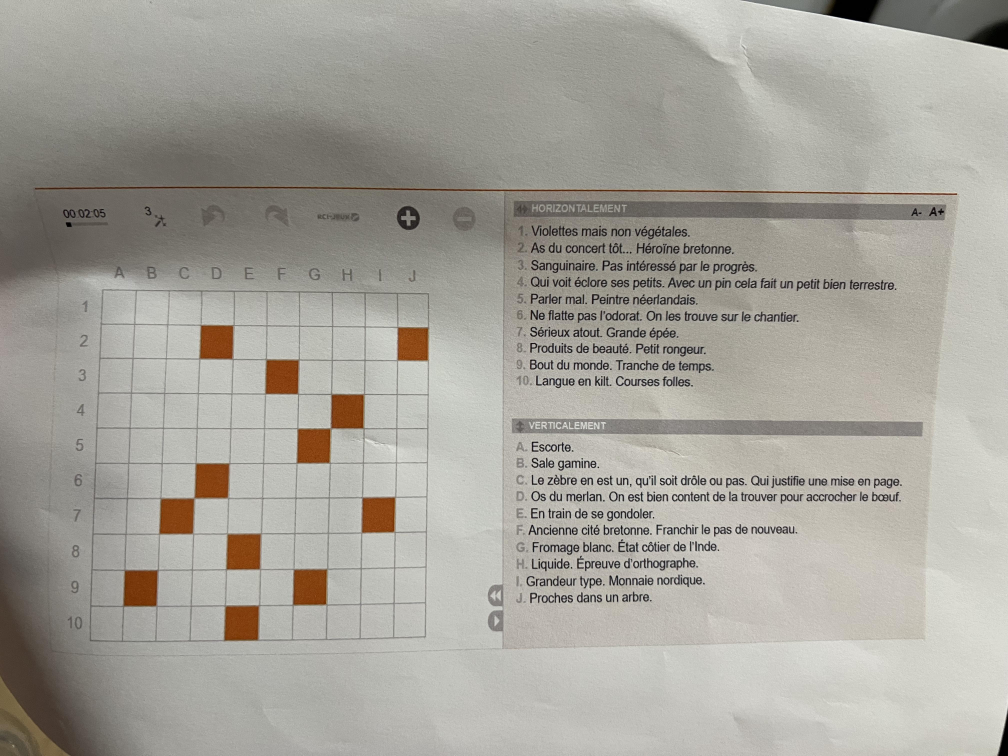
#> input picture img/img5.jpg, 4032 x 3024 px (shown at 1/4 size)
$ python detectionDeGrilleCW.py
#> lines starting #> are read from the running program, lines starting #| are printed output that depends on the picture; after the words box and inside, x2 and y2 are one past the last pixel; in counts of white or black regions, pixels touching at a corner belong together
import json
import cv2
import numpy as np
import matplotlib.pyplot as plt
import operator

def distance_between(p1, p2):
    """Returns the scalar distance between two points"""
    a = p2[0] - p1[0]
    b = p2[1] - p1[1]
    return np.sqrt((a ** 2) + (b ** 2))
# Fonction pour prÃ©traiter une image
def pre_process_image(img, skip_dilate=False, flag=0):
    """Uses blurring, adaptive thresholding, and dilation to expose the main features of an image."""

    proc = cv2.GaussianBlur(img.copy(), (9, 9), 0)
    proc = cv2.adaptiveThreshold(proc, 255, cv2.ADAPTIVE_THRESH_GAUSSIAN_C, cv2.THRESH_BINARY, 11, 2)
    proc = cv2.bitwise_not(proc, proc)

    if not skip_dilate:
        kernel = np.array([[0., 1., 0.], [1., 1., 1.], [0., 1., 0.]], np.uint8)
        proc = cv2.dilate(proc, kernel)

    # show_image(proc, 'Pre-processed image with binary threshold for contour detection', flag)
    return proc

# Fonction pour trouver les coins d'un plus grand polygone dans une image
def find_corners_of_largest_polygon(img):
    """Finds the 4 extreme corners of the largest contour in the image."""
    contours, h = cv2.findContours(img.copy(), cv2.RETR_EXTERNAL, cv2.CHAIN_APPROX_SIMPLE)
    contours = sorted(contours, key=cv2.contourArea, reverse=True)
    polygon = contours[0]

    bottom_right, _ = max(enumerate([pt[0][0] + pt[0][1] for pt in polygon]), key=operator.itemgetter(1))
    top_left, _ = min(enumerate([pt[0][0] + pt[0][1] for pt in polygon]), key=operator.itemgetter(1))
    bottom_left, _ = min(enumerate([pt[0][0] - pt[0][1] for pt in polygon]), key=operator.itemgetter(1))
    top_right, _ = max(enumerate([pt[0][0] - pt[0][1] for pt in polygon]), key=operator.itemgetter(1))

    return [polygon[top_left][0], polygon[top_right][0], polygon[bottom_right][0], polygon[bottom_left][0]]

def crop_and_warp(img, crop_rect, flag=0):
    """Crops and warps a rectangular section from an image into a square of similar size."""

    top_left, top_right, bottom_right, bottom_left = crop_rect[0], crop_rect[1], crop_rect[2], crop_rect[3]

    src = np.array([top_left, top_right, bottom_right, bottom_left], dtype='float32')

    side = max([
        distance_between(bottom_right, top_right),
        distance_between(top_left, bottom_left),
        distance_between(bottom_right, bottom_left),
        distance_between(top_left, top_right)
        ])

    dst = np.array([[0, 0], [side - 1, 0], [side - 1, side - 1], [0, side - 1]], dtype='float32')

    m = cv2.getPerspectiveTransform(src, dst)

    warp = cv2.warpPerspective(img, m, (int(side), int(side)))
    # show_image(warp, 'extracted and warped CrossWord from the above image', flag)

    return warp

# Fonction pour analyser la grille CrossWord
def parse_grid(path, flag=0):
#> called with path = 'img/img5.jpg', flag = 0
    original = cv2.imread(path, cv2.IMREAD_GRAYSCALE)
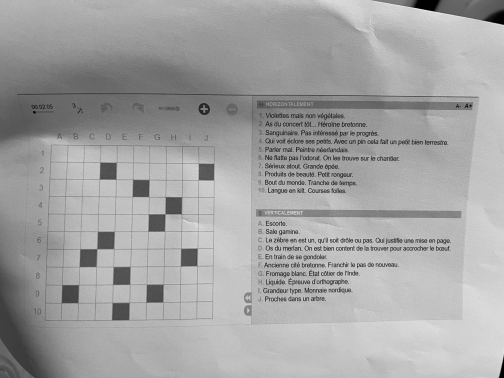
#> original: shape (3024, 4032) (shown at 1/8 size); min 0, max 255, mean 163

    if original is None:  # Check if the image was loaded successfully
        raise FileNotFoundError(f"Unable to load image at path: {path}")

    rgb_img = cv2.cvtColor(original.copy(), cv2.COLOR_BGR2RGB)
    # show_image(original, 'Original image', flag)

    processed = pre_process_image(original, flag=flag)
#> in pre_process_image, `proc = cv2.adaptiveThreshold(proc, 255, cv2.ADAPTIVE_THRESH_GAUSSIAN_C..`:
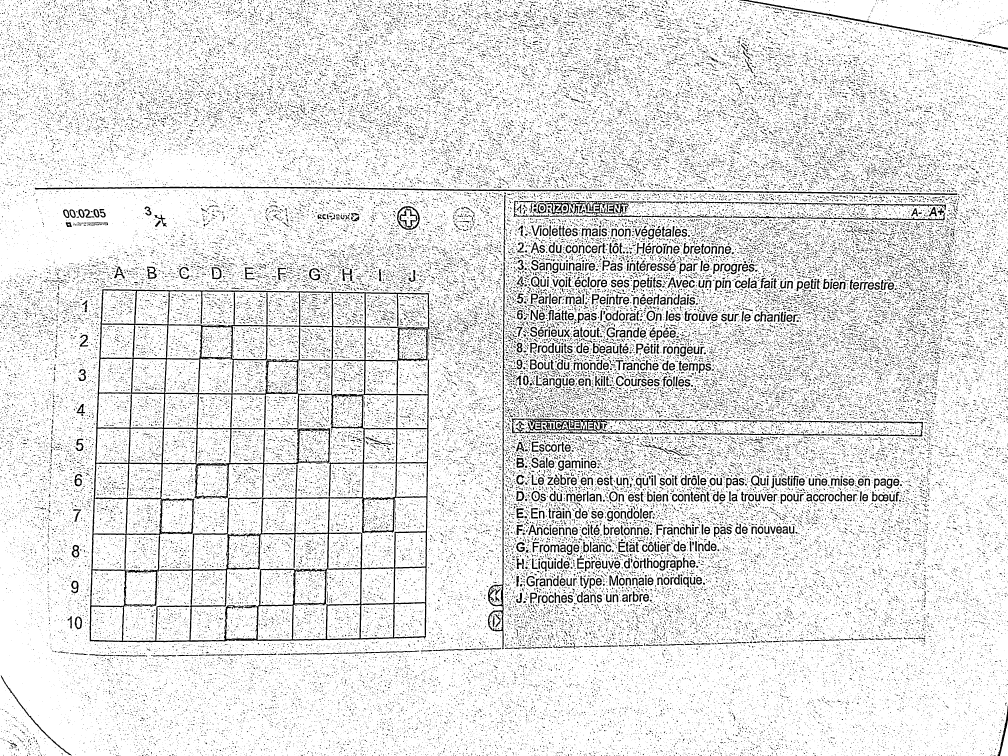
#> proc: shape (3024, 4032) (shown at 1/4 size); 88.5% white; 105890 black regions (93759 under 20 px), largest, box (x1, y1, x2, y2) and area: (358, 1157, 1719, 2569) 154326, (2047, 1674, 3692, 1746) 23245, (139, 747, 3830, 780) 20556
#> in pre_process_image, `proc = cv2.bitwise_not(proc, proc)`:
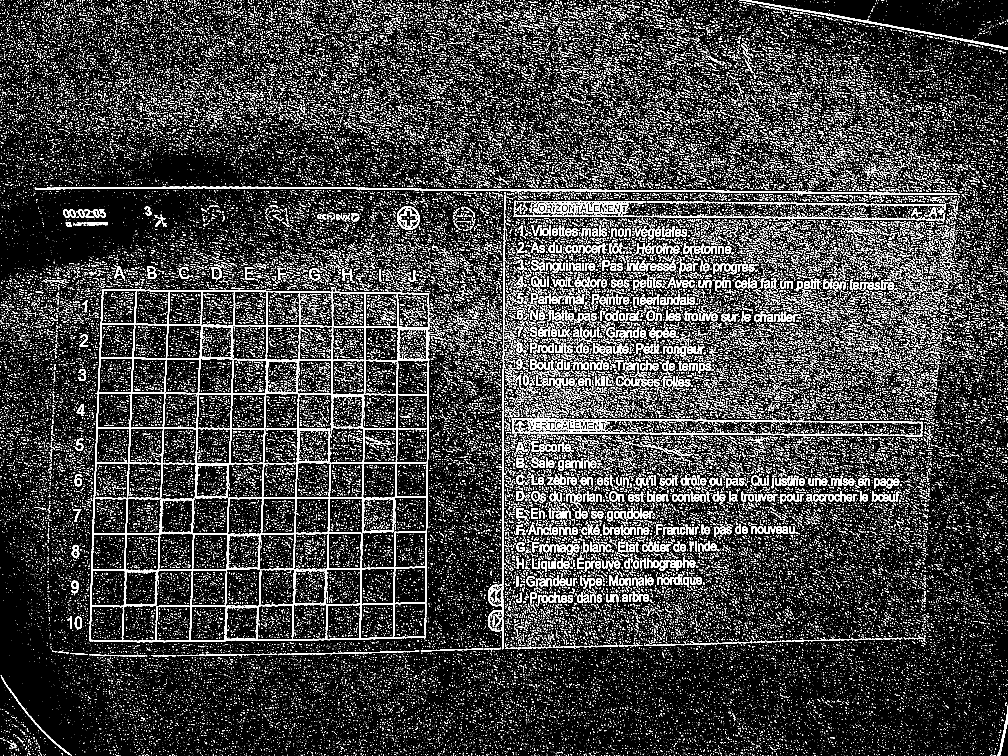
#> proc: shape (3024, 4032) (shown at 1/4 size); 11.5% white; 105890 white regions (93759 under 20 px), largest, box (x1, y1, x2, y2) and area: (358, 1157, 1719, 2569) 154326, (2047, 1674, 3692, 1746) 23245, (139, 747, 3830, 780) 20556
#> in pre_process_image, `proc = cv2.dilate(proc, kernel)`:
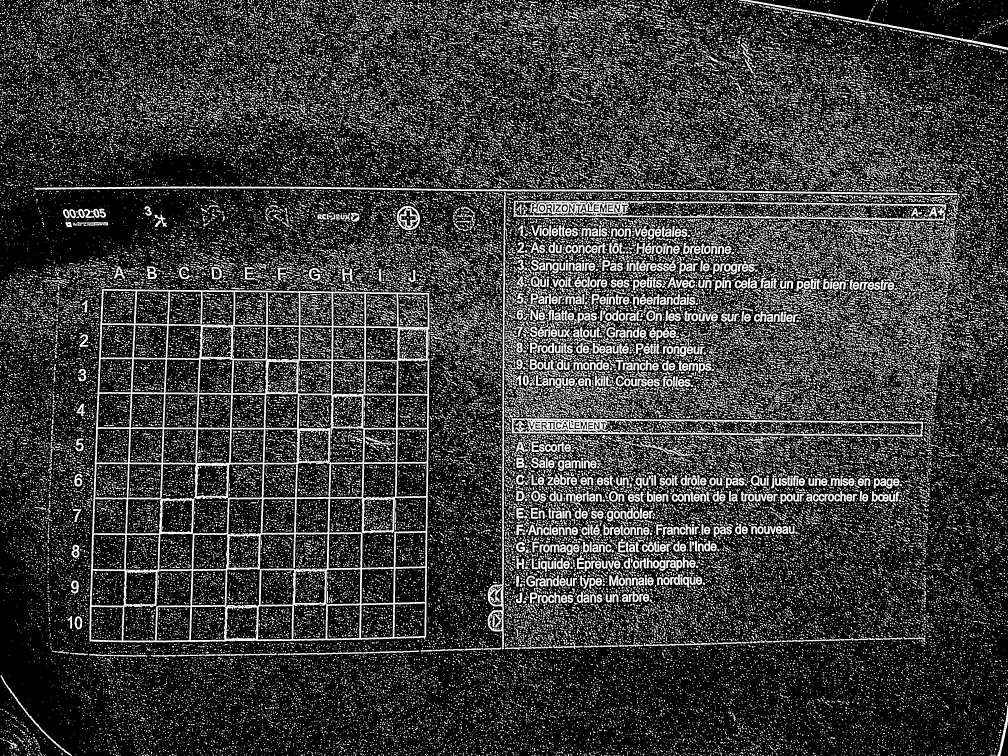
#> proc: shape (3024, 4032) (shown at 1/4 size); 22.5% white; 82716 white regions (45345 under 20 px), largest, box (x1, y1, x2, y2) and area: (357, 1156, 1734, 2570) 216670, (2046, 1673, 3693, 1747) 35519, (138, 746, 3831, 781) 27946
    corners = find_corners_of_largest_polygon(processed)
#> in find_corners_of_largest_polygon, `contours, h = cv2.findContours(img.copy(), cv2.RETR_EXTERNAL, cv2.CHAI..`: contours = 70427 contours
#> in find_corners_of_largest_polygon, `polygon = contours[0]`: polygon = contour of 1230 points, box (x1, y1, x2, y2) (357, 1156, 1734, 2570), area 1862220
#> in find_corners_of_largest_polygon, `bottom_right, _ = max(enumerate([pt[0][0] + pt[0][1] for pt in polygon..`: bottom_right = 697
#> in find_corners_of_largest_polygon, `top_left, _ = min(enumerate([pt[0][0] + pt[0][1] for pt in polygon]), ..`: top_left = 0
#> in find_corners_of_largest_polygon, `bottom_left, _ = min(enumerate([pt[0][0] - pt[0][1] for pt in polygon]..`: bottom_left = 369
#> in find_corners_of_largest_polygon, `top_right, _ = max(enumerate([pt[0][0] - pt[0][1] for pt in polygon]),..`: top_right = 1012
#> corners = [[410, 1156], [1717, 1173], [1699, 2558], [358, 2564]]
    if not corners:  # Check if corners were found
        raise ValueError("No corners were found in the image.")

    # Draw lines on the RGB image for visualization
    cv2.line(rgb_img, tuple(corners[0]), tuple(corners[1]), (255, 0, 0), 3)
    cv2.line(rgb_img, tuple(corners[1]), tuple(corners[2]), (255, 0, 0), 3)
    cv2.line(rgb_img, tuple(corners[2]), tuple(corners[3]), (255, 0, 0), 3)
    cv2.line(rgb_img, tuple(corners[3]), tuple(corners[0]), (255, 0, 0), 3)
    # show_image(rgb_img, 'CrossWord to extract', flag)

    cropped = crop_and_warp(original, corners, flag)
#> in crop_and_warp, `top_left, top_right, bottom_right, bottom_left = crop_rect[0], crop_re..`: top_left = [410, 1156]; top_right = [1717, 1173]; bottom_right = [1699, 2558]; bottom_left = [358, 2564]
#> in crop_and_warp, `src = np.array([top_left, top_right, bottom_right, bottom_left], dtype..`: src has the same summary as corners in parse_grid
#> in distance_between, `a = p2[0] - p1[0]`: a = 18
#> in distance_between, `b = p2[1] - p1[1]`: b = -1385
#> in crop_and_warp, `side = max([ distance_between(bottom_right, top_right), distance_betwe..`: side = 1409
#> in crop_and_warp, `dst = np.array([[0, 0], [side - 1, 0], [side - 1, side - 1], [0, side ..`: dst = [[0, 0], [1408, 0], [1408, 1408], [0, 1408]]
#> in crop_and_warp, `m = cv2.getPerspectiveTransform(src, dst)`: m = [[1.08, 0.0397, -487], [-0.0135, 1.04, -1198.2], [-1.28e-05, 1.81e-05, 1]]
#> in crop_and_warp, `warp = cv2.warpPerspective(img, m, (int(side), int(side)))`:
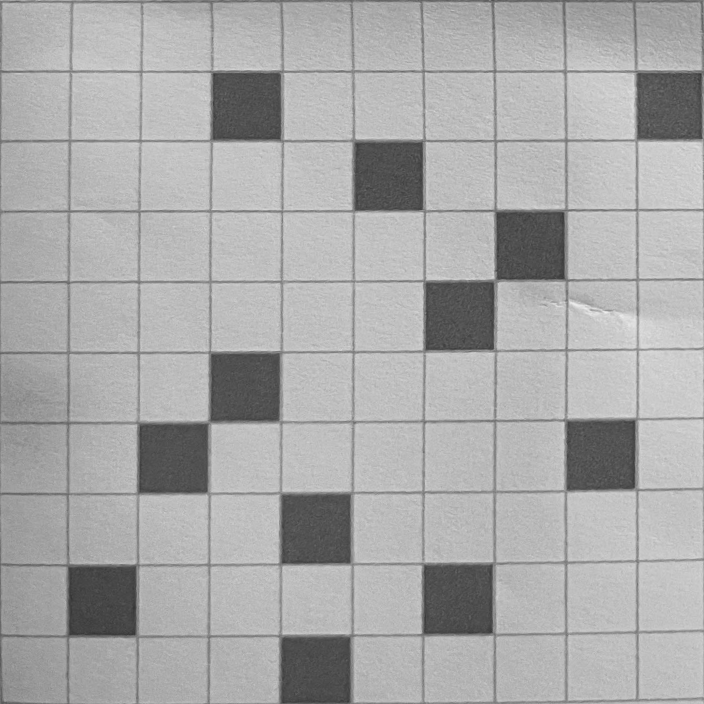
#> warp: shape (1408, 1408) (shown at 1/2 size); min 43, max 241, mean 169.6
    return cropped

def convert_to_binary_matrix(img, crossword_size=10):
    # Resize the image to ensure it's a square where each cell is 10x10 pixels
#> called with crossword_size = 10
    img_resized = cv2.resize(img, (crossword_size * 10, crossword_size * 10))
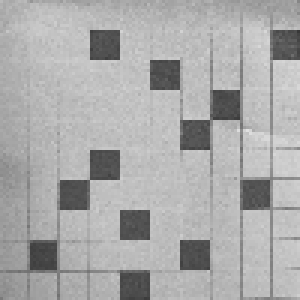
#> img_resized: shape (100, 100) (shown 3 times larger); min 56, max 224, mean 170.6
    binary_matrix = np.zeros((crossword_size, crossword_size), dtype=np.uint8)

    # Iterate over each cell in the resized image and determine if it's filled (white) or not (black)
    for i in range(crossword_size):
        for j in range(crossword_size):
            cell = img_resized[i*10:(i+1)*10, j*10:(j+1)*10]
            if np.mean(cell) > 127:  # if the average color is closer to white
                binary_matrix[i, j] = 1
            else:
                binary_matrix[i, j] = 0

    return binary_matrix

def export_to_json(matrix, filename):
    # Convert the numpy array to a list of lists
    matrix_list = matrix.tolist()
    cross_dict = {"matrix binaire": matrix_list}

    # Save the JSON to a file
    with open(filename, 'w') as json_file:
        json.dump(cross_dict, json_file, indent=4)
    print(f"Matrix exported to {filename}")


# Export the binary matrix to a JSON file
if __name__ == "__main__":
    image_path = "img/img5.jpg"  # Make sure this path is correct
    cropped_crossword = parse_grid(image_path, flag=0)

    if cropped_crossword is not None and cropped_crossword.size > 0:
        binary_matrix = convert_to_binary_matrix(cropped_crossword, crossword_size=10)
        print(binary_matrix)
#| [[1 1 1 1 1 1 1 1 1 1]
#|  [1 1 1 0 1 1 1 1 1 0]
#|  [1 1 1 1 1 0 1 1 1 1]
#|  [1 1 1 1 1 1 1 0 1 1]
#|  [1 1 1 1 1 1 0 1 1 1]
#|  [1 1 1 0 1 1 1 1 1 1]
#> (further printed lines are left out)

        # Define the path for the JSON file
        json_filename = "results-json/crossword_binary_matrix.json"
        export_to_json(binary_matrix, json_filename)
#> in export_to_json, `matrix_list = matrix.tolist()`: matrix_list = 10 items, first 6: [1, 1, 1, 1, 1, 1, 1, 1, 1, 1], [1, 1, 1, 0, 1, 1, 1, 1, 1, 0], [1, 1, 1, 1, 1, 0, 1, 1, 1, 1], [1, 1, 1, 1, 1, 1, 1, 0, 1, 1], [1, 1, 1, 1, 1, 1, 0, 1, 1, 1], [1, 1, 1, 0, 1, 1, 1, 1, 1, 1]
    else:
        print("No crossword image could be processed.")

$ run again, with img/img1.jpg copied over img/img5.jpg
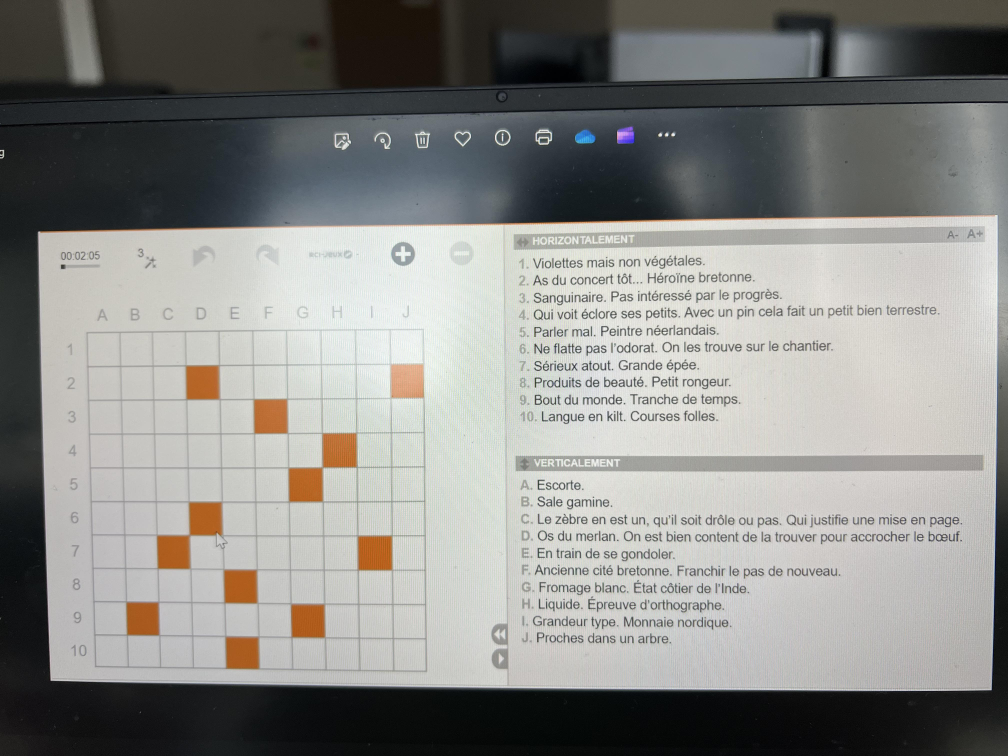
#> input picture img/img1.jpg, 4032 x 3024 px (shown at 1/4 size)
#> in pre_process_image, `proc = cv2.dilate(proc, kernel)`:
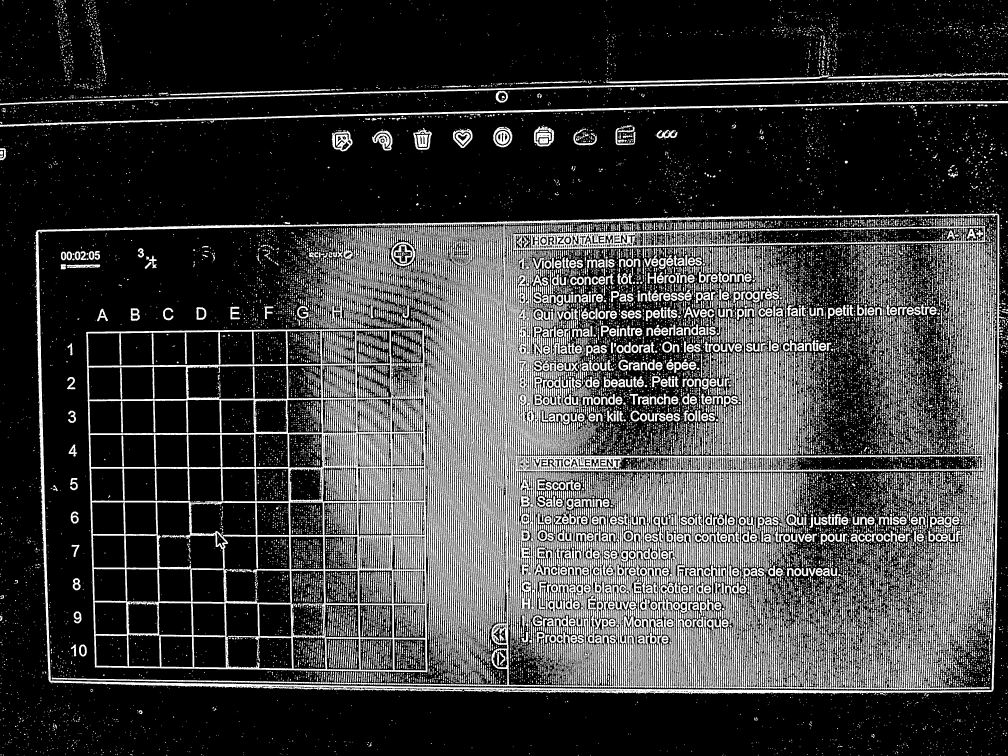
#> proc: shape (3024, 4032) (shown at 1/4 size); 23.6% white; 22762 white regions (11374 under 20 px)
#> contours = 4080 contours, 3740 with area under 20; largest, box (x1, y1, x2, y2) and area: (138, 853, 4024, 2780) 7175661, (0, 404, 4032, 508) 27271, (0, 313, 4032, 421) 23555, (2425, 290, 3318, 334) 5628, (2136, 504, 2217, 586) 5121
#> polygon = contour of 6382 points, box (x1, y1, x2, y2) (138, 853, 4024, 2780), area 7175661
#> in find_corners_of_largest_polygon, `bottom_right, _ = max(enumerate([pt[0][0] + pt[0][1] for pt in polygon..`: bottom_right = 5542
#> in find_corners_of_largest_polygon, `top_left, _ = min(enumerate([pt[0][0] + pt[0][1] for pt in polygon]), ..`: top_left = 1857
#> in find_corners_of_largest_polygon, `bottom_left, _ = min(enumerate([pt[0][0] - pt[0][1] for pt in polygon]..`: bottom_left = 2855
#> in find_corners_of_largest_polygon, `top_right, _ = max(enumerate([pt[0][0] - pt[0][1] for pt in polygon]),..`: top_right = 6291
#> corners = [[148, 921], [3995, 859], [3969, 2765], [196, 2724]]
#> in crop_and_warp, `top_left, top_right, bottom_right, bottom_left = crop_rect[0], crop_re..`: top_left = [148, 921]; top_right = [3995, 859]; bottom_right = [3969, 2765]; bottom_left = [196, 2724]
#> src has the same summary as corners in parse_grid
#> a = 26
#> b = -1906
#> side = 3847.5
#> dst = [[0, 0], [3846.5, 0], [3846.5, 3846.5], [0, 3846.5]]
#> m = [[1.05, -0.0279, -129.5], [0.0335, 2.08, -1916.9], [1.47e-05, -1.08e-05, 1]]
#> in convert_to_binary_matrix, `img_resized = cv2.resize(img, (crossword_size * 10, crossword_size * 1..`:
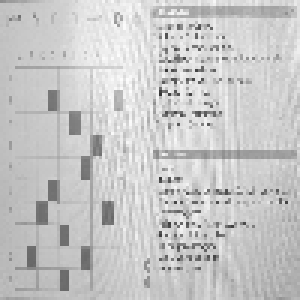
#> img_resized: shape (100, 100) (shown 3 times larger); min 55, max 253, mean 199.2
#| [[1 1 1 1 1 1 1 1 1 1]
#|  [1 1 1 1 1 1 1 1 1 1]
#|  [1 1 1 1 1 1 1 1 1 1]
#|  [1 1 1 1 1 1 1 1 1 1]
#|  [1 1 1 1 1 1 1 1 1 1]
#|  [1 1 1 1 1 1 1 1 1 1]
#> (further printed lines are left out)
#> matrix_list = 10 items, first 6: [1, 1, 1, 1, 1, 1, 1, 1, 1, 1], [1, 1, 1, 1, 1, 1, 1, 1, 1, 1], [1, 1, 1, 1, 1, 1, 1, 1, 1, 1], [1, 1, 1, 1, 1, 1, 1, 1, 1, 1], [1, 1, 1, 1, 1, 1, 1, 1, 1, 1], [1, 1, 1, 1, 1, 1, 1, 1, 1, 1]
